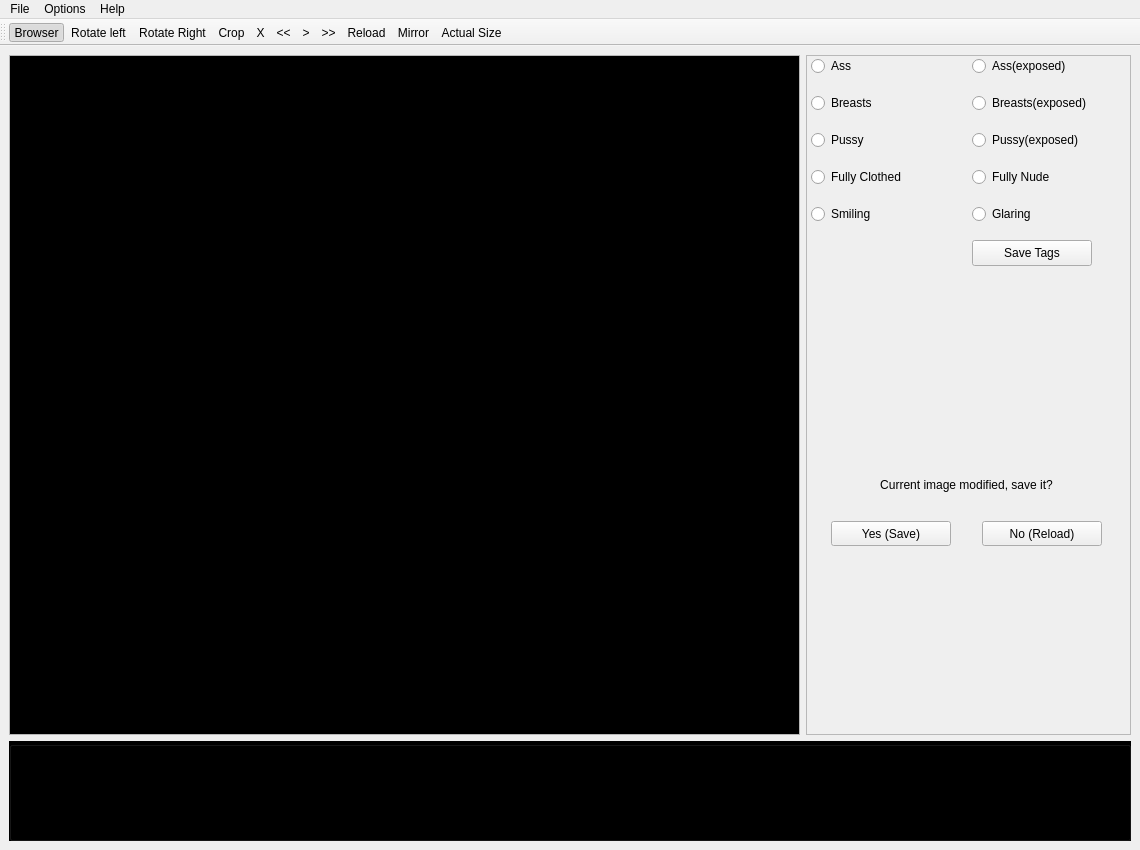
<?xml version="1.0" encoding="UTF-8"?>
<ui version="4.0">
 <class>MainWindow</class>
 <widget class="QMainWindow" name="MainWindow">
  <property name="geometry">
   <rect>
    <x>0</x>
    <y>0</y>
    <width>1140</width>
    <height>850</height>
   </rect>
  </property>
  <property name="sizePolicy">
   <sizepolicy hsizetype="Maximum" vsizetype="Maximum">
    <horstretch>0</horstretch>
    <verstretch>0</verstretch>
   </sizepolicy>
  </property>
  <property name="minimumSize">
   <size>
    <width>0</width>
    <height>0</height>
   </size>
  </property>
  <property name="maximumSize">
   <size>
    <width>1920</width>
    <height>1080</height>
   </size>
  </property>
  <property name="windowTitle">
   <string>BossyBot 2000 - Image Tagger</string>
  </property>
  <property name="styleSheet">
   <string notr="true">padding: 0px; margin: 0px;</string>
  </property>
  <widget class="QWidget" name="centralwidget">
   <property name="sizePolicy">
    <sizepolicy hsizetype="Expanding" vsizetype="Expanding">
     <horstretch>0</horstretch>
     <verstretch>0</verstretch>
    </sizepolicy>
   </property>
   <layout class="QGridLayout" name="gridLayout_3">
    <item row="0" column="0">
     <widget class="QScrollArea" name="scrollArea">
      <property name="sizeAdjustPolicy">
       <enum>QAbstractScrollArea::AdjustToContents</enum>
      </property>
      <property name="widgetResizable">
       <bool>true</bool>
      </property>
      <widget class="QWidget" name="scrollAreaWidgetContents">
       <property name="geometry">
        <rect>
         <x>0</x>
         <y>0</y>
         <width>797</width>
         <height>677</height>
        </rect>
       </property>
       <property name="sizePolicy">
        <sizepolicy hsizetype="Expanding" vsizetype="Expanding">
         <horstretch>0</horstretch>
         <verstretch>0</verstretch>
        </sizepolicy>
       </property>
       <property name="layoutDirection">
        <enum>Qt::LeftToRight</enum>
       </property>
       <property name="autoFillBackground">
        <bool>false</bool>
       </property>
       <property name="styleSheet">
        <string notr="true">background: #000;</string>
       </property>
       <layout class="QHBoxLayout" name="horizontalLayout_3">
        <item>
         <widget class="MediaLabel" name="media">
          <property name="sizePolicy">
           <sizepolicy hsizetype="Expanding" vsizetype="Expanding">
            <horstretch>0</horstretch>
            <verstretch>0</verstretch>
           </sizepolicy>
          </property>
          <property name="contextMenuPolicy">
           <enum>Qt::ActionsContextMenu</enum>
          </property>
          <property name="autoFillBackground">
           <bool>false</bool>
          </property>
          <property name="styleSheet">
           <string notr="true">background: #000;</string>
          </property>
          <property name="alignment">
           <set>Qt::AlignCenter</set>
          </property>
         </widget>
        </item>
       </layout>
      </widget>
     </widget>
    </item>
    <item row="0" column="1">
     <widget class="QFrame" name="frame">
      <property name="sizePolicy">
       <sizepolicy hsizetype="Fixed" vsizetype="MinimumExpanding">
        <horstretch>0</horstretch>
        <verstretch>0</verstretch>
       </sizepolicy>
      </property>
      <property name="minimumSize">
       <size>
        <width>325</width>
        <height>500</height>
       </size>
      </property>
      <property name="frameShape">
       <enum>QFrame::StyledPanel</enum>
      </property>
      <property name="frameShadow">
       <enum>QFrame::Plain</enum>
      </property>
      <widget class="QWidget" name="layoutWidget">
       <property name="geometry">
        <rect>
         <x>0</x>
         <y>400</y>
         <width>321</width>
         <height>91</height>
        </rect>
       </property>
       <layout class="QGridLayout" name="gridLayout" rowstretch="1,0">
        <item row="1" column="0">
         <widget class="QPushButton" name="save_button">
          <property name="sizePolicy">
           <sizepolicy hsizetype="Fixed" vsizetype="Fixed">
            <horstretch>0</horstretch>
            <verstretch>0</verstretch>
           </sizepolicy>
          </property>
          <property name="maximumSize">
           <size>
            <width>120</width>
            <height>26</height>
           </size>
          </property>
          <property name="visible">
           <bool>false</bool>
          </property>
          <property name="text">
           <string>Yes (Save)</string>
          </property>
         </widget>
        </item>
        <item row="1" column="1">
         <widget class="QPushButton" name="no_save_button">
          <property name="sizePolicy">
           <sizepolicy hsizetype="Fixed" vsizetype="Fixed">
            <horstretch>0</horstretch>
            <verstretch>0</verstretch>
           </sizepolicy>
          </property>
          <property name="maximumSize">
           <size>
            <width>120</width>
            <height>26</height>
           </size>
          </property>
          <property name="visible">
           <bool>false</bool>
          </property>
          <property name="text">
           <string>No (Reload)</string>
          </property>
         </widget>
        </item>
        <item row="0" column="0" colspan="2">
         <widget class="QLabel" name="label">
          <property name="sizePolicy">
           <sizepolicy hsizetype="Expanding" vsizetype="Maximum">
            <horstretch>0</horstretch>
            <verstretch>0</verstretch>
           </sizepolicy>
          </property>
          <property name="maximumSize">
           <size>
            <width>16777215</width>
            <height>60</height>
           </size>
          </property>
          <property name="visible">
           <bool>false</bool>
          </property>
          <property name="text">
           <string>Current image modified, save it?</string>
          </property>
          <property name="alignment">
           <set>Qt::AlignCenter</set>
          </property>
          <property name="wordWrap">
           <bool>true</bool>
          </property>
         </widget>
        </item>
       </layout>
      </widget>
      <widget class="QWidget" name="layoutWidget">
       <property name="geometry">
        <rect>
         <x>0</x>
         <y>0</y>
         <width>321</width>
         <height>213</height>
        </rect>
       </property>
       <layout class="QGridLayout" name="gridLayout_2">
        <property name="verticalSpacing">
         <number>15</number>
        </property>
        <item row="4" column="1">
         <widget class="QRadioButton" name="glaring">
          <property name="sizePolicy">
           <sizepolicy hsizetype="Fixed" vsizetype="Fixed">
            <horstretch>0</horstretch>
            <verstretch>0</verstretch>
           </sizepolicy>
          </property>
          <property name="minimumSize">
           <size>
            <width>150</width>
            <height>22</height>
           </size>
          </property>
          <property name="maximumSize">
           <size>
            <width>150</width>
            <height>22</height>
           </size>
          </property>
          <property name="text">
           <string>Glaring</string>
          </property>
          <attribute name="buttonGroup">
           <string notr="true">expression</string>
          </attribute>
         </widget>
        </item>
        <item row="0" column="1">
         <widget class="QRadioButton" name="assExposed">
          <property name="sizePolicy">
           <sizepolicy hsizetype="Fixed" vsizetype="Fixed">
            <horstretch>0</horstretch>
            <verstretch>0</verstretch>
           </sizepolicy>
          </property>
          <property name="minimumSize">
           <size>
            <width>150</width>
            <height>22</height>
           </size>
          </property>
          <property name="maximumSize">
           <size>
            <width>150</width>
            <height>22</height>
           </size>
          </property>
          <property name="text">
           <string>Ass(exposed)</string>
          </property>
          <attribute name="buttonGroup">
           <string notr="true">buttonGroup_3</string>
          </attribute>
         </widget>
        </item>
        <item row="1" column="1">
         <widget class="QRadioButton" name="breastsExposed">
          <property name="sizePolicy">
           <sizepolicy hsizetype="Fixed" vsizetype="Fixed">
            <horstretch>0</horstretch>
            <verstretch>0</verstretch>
           </sizepolicy>
          </property>
          <property name="minimumSize">
           <size>
            <width>150</width>
            <height>22</height>
           </size>
          </property>
          <property name="maximumSize">
           <size>
            <width>150</width>
            <height>22</height>
           </size>
          </property>
          <property name="text">
           <string>Breasts(exposed)</string>
          </property>
          <attribute name="buttonGroup">
           <string notr="true">buttonGroup_2</string>
          </attribute>
         </widget>
        </item>
        <item row="2" column="1">
         <widget class="QRadioButton" name="pussyExposed">
          <property name="sizePolicy">
           <sizepolicy hsizetype="Fixed" vsizetype="Fixed">
            <horstretch>0</horstretch>
            <verstretch>0</verstretch>
           </sizepolicy>
          </property>
          <property name="minimumSize">
           <size>
            <width>150</width>
            <height>22</height>
           </size>
          </property>
          <property name="maximumSize">
           <size>
            <width>150</width>
            <height>22</height>
           </size>
          </property>
          <property name="text">
           <string>Pussy(exposed)</string>
          </property>
          <attribute name="buttonGroup">
           <string notr="true">buttonGroup</string>
          </attribute>
         </widget>
        </item>
        <item row="1" column="0">
         <widget class="QRadioButton" name="breasts">
          <property name="sizePolicy">
           <sizepolicy hsizetype="Fixed" vsizetype="Fixed">
            <horstretch>0</horstretch>
            <verstretch>0</verstretch>
           </sizepolicy>
          </property>
          <property name="minimumSize">
           <size>
            <width>150</width>
            <height>22</height>
           </size>
          </property>
          <property name="maximumSize">
           <size>
            <width>150</width>
            <height>22</height>
           </size>
          </property>
          <property name="text">
           <string>Breasts</string>
          </property>
          <attribute name="buttonGroup">
           <string notr="true">buttonGroup_2</string>
          </attribute>
         </widget>
        </item>
        <item row="3" column="0">
         <widget class="QRadioButton" name="fullyClothed">
          <property name="sizePolicy">
           <sizepolicy hsizetype="Fixed" vsizetype="Fixed">
            <horstretch>0</horstretch>
            <verstretch>0</verstretch>
           </sizepolicy>
          </property>
          <property name="minimumSize">
           <size>
            <width>150</width>
            <height>22</height>
           </size>
          </property>
          <property name="maximumSize">
           <size>
            <width>150</width>
            <height>22</height>
           </size>
          </property>
          <property name="text">
           <string>Fully Clothed</string>
          </property>
          <attribute name="buttonGroup">
           <string notr="true">nudity</string>
          </attribute>
         </widget>
        </item>
        <item row="3" column="1">
         <widget class="QRadioButton" name="fullyNude">
          <property name="sizePolicy">
           <sizepolicy hsizetype="Fixed" vsizetype="Fixed">
            <horstretch>0</horstretch>
            <verstretch>0</verstretch>
           </sizepolicy>
          </property>
          <property name="minimumSize">
           <size>
            <width>150</width>
            <height>22</height>
           </size>
          </property>
          <property name="maximumSize">
           <size>
            <width>150</width>
            <height>22</height>
           </size>
          </property>
          <property name="text">
           <string>Fully Nude</string>
          </property>
          <attribute name="buttonGroup">
           <string notr="true">nudity</string>
          </attribute>
         </widget>
        </item>
        <item row="0" column="0">
         <widget class="QRadioButton" name="ass">
          <property name="sizePolicy">
           <sizepolicy hsizetype="Fixed" vsizetype="Fixed">
            <horstretch>0</horstretch>
            <verstretch>0</verstretch>
           </sizepolicy>
          </property>
          <property name="minimumSize">
           <size>
            <width>150</width>
            <height>22</height>
           </size>
          </property>
          <property name="maximumSize">
           <size>
            <width>150</width>
            <height>22</height>
           </size>
          </property>
          <property name="text">
           <string>Ass</string>
          </property>
          <attribute name="buttonGroup">
           <string notr="true">buttonGroup_3</string>
          </attribute>
         </widget>
        </item>
        <item row="2" column="0">
         <widget class="QRadioButton" name="pussy">
          <property name="sizePolicy">
           <sizepolicy hsizetype="Fixed" vsizetype="Fixed">
            <horstretch>0</horstretch>
            <verstretch>0</verstretch>
           </sizepolicy>
          </property>
          <property name="minimumSize">
           <size>
            <width>150</width>
            <height>22</height>
           </size>
          </property>
          <property name="maximumSize">
           <size>
            <width>150</width>
            <height>22</height>
           </size>
          </property>
          <property name="text">
           <string>Pussy</string>
          </property>
          <attribute name="buttonGroup">
           <string notr="true">buttonGroup</string>
          </attribute>
         </widget>
        </item>
        <item row="4" column="0">
         <widget class="QRadioButton" name="smiling">
          <property name="sizePolicy">
           <sizepolicy hsizetype="Fixed" vsizetype="Fixed">
            <horstretch>0</horstretch>
            <verstretch>0</verstretch>
           </sizepolicy>
          </property>
          <property name="minimumSize">
           <size>
            <width>150</width>
            <height>22</height>
           </size>
          </property>
          <property name="maximumSize">
           <size>
            <width>150</width>
            <height>22</height>
           </size>
          </property>
          <property name="text">
           <string>Smiling</string>
          </property>
          <attribute name="buttonGroup">
           <string notr="true">expression</string>
          </attribute>
         </widget>
        </item>
        <item row="5" column="1">
         <widget class="QPushButton" name="pushButton">
          <property name="sizePolicy">
           <sizepolicy hsizetype="Maximum" vsizetype="Fixed">
            <horstretch>0</horstretch>
            <verstretch>0</verstretch>
           </sizepolicy>
          </property>
          <property name="maximumSize">
           <size>
            <width>120</width>
            <height>26</height>
           </size>
          </property>
          <property name="text">
           <string>Save Tags</string>
          </property>
         </widget>
        </item>
       </layout>
      </widget>
      <widget class="QLabel" name="label_2">
       <property name="geometry">
        <rect>
         <x>0</x>
         <y>220</y>
         <width>325</width>
         <height>171</height>
        </rect>
       </property>
       <property name="sizePolicy">
        <sizepolicy hsizetype="Fixed" vsizetype="Expanding">
         <horstretch>0</horstretch>
         <verstretch>0</verstretch>
        </sizepolicy>
       </property>
       <property name="minimumSize">
        <size>
         <width>325</width>
         <height>0</height>
        </size>
       </property>
       <property name="maximumSize">
        <size>
         <width>325</width>
         <height>16777215</height>
        </size>
       </property>
       <property name="text">
        <string/>
       </property>
      </widget>
      <widget class="QLabel" name="label_3">
       <property name="geometry">
        <rect>
         <x>0</x>
         <y>500</y>
         <width>325</width>
         <height>211</height>
        </rect>
       </property>
       <property name="sizePolicy">
        <sizepolicy hsizetype="Fixed" vsizetype="Expanding">
         <horstretch>0</horstretch>
         <verstretch>2</verstretch>
        </sizepolicy>
       </property>
       <property name="minimumSize">
        <size>
         <width>325</width>
         <height>0</height>
        </size>
       </property>
       <property name="maximumSize">
        <size>
         <width>325</width>
         <height>16777215</height>
        </size>
       </property>
       <property name="text">
        <string/>
       </property>
      </widget>
     </widget>
    </item>
    <item row="1" column="0" colspan="2">
     <widget class="QGroupBox" name="groupBox">
      <property name="sizePolicy">
       <sizepolicy hsizetype="Expanding" vsizetype="Fixed">
        <horstretch>0</horstretch>
        <verstretch>0</verstretch>
       </sizepolicy>
      </property>
      <property name="minimumSize">
       <size>
        <width>0</width>
        <height>100</height>
       </size>
      </property>
      <property name="maximumSize">
       <size>
        <width>16777215</width>
        <height>100</height>
       </size>
      </property>
      <property name="autoFillBackground">
       <bool>false</bool>
      </property>
      <property name="styleSheet">
       <string notr="true">background: #000;</string>
      </property>
      <property name="title">
       <string/>
      </property>
      <layout class="QHBoxLayout" name="horizontalLayout"/>
     </widget>
    </item>
   </layout>
  </widget>
  <widget class="QMenuBar" name="menubar">
   <property name="geometry">
    <rect>
     <x>0</x>
     <y>0</y>
     <width>1140</width>
     <height>28</height>
    </rect>
   </property>
   <property name="sizePolicy">
    <sizepolicy hsizetype="MinimumExpanding" vsizetype="Maximum">
     <horstretch>0</horstretch>
     <verstretch>0</verstretch>
    </sizepolicy>
   </property>
   <property name="minimumSize">
    <size>
     <width>0</width>
     <height>0</height>
    </size>
   </property>
   <property name="maximumSize">
    <size>
     <width>16777215</width>
     <height>30</height>
    </size>
   </property>
   <widget class="QMenu" name="menuFile">
    <property name="title">
     <string>File</string>
    </property>
    <addaction name="actionOpen"/>
    <addaction name="actionExit"/>
   </widget>
   <widget class="QMenu" name="menuOptions">
    <property name="title">
     <string>Options</string>
    </property>
   </widget>
   <widget class="QMenu" name="menuHelp">
    <property name="title">
     <string>Help</string>
    </property>
   </widget>
   <addaction name="menuFile"/>
   <addaction name="menuOptions"/>
   <addaction name="menuHelp"/>
  </widget>
  <widget class="QToolBar" name="toolBar">
   <property name="sizePolicy">
    <sizepolicy hsizetype="Expanding" vsizetype="Fixed">
     <horstretch>0</horstretch>
     <verstretch>0</verstretch>
    </sizepolicy>
   </property>
   <property name="minimumSize">
    <size>
     <width>0</width>
     <height>27</height>
    </size>
   </property>
   <property name="maximumSize">
    <size>
     <width>16777215</width>
     <height>27</height>
    </size>
   </property>
   <property name="windowTitle">
    <string>toolBar</string>
   </property>
   <attribute name="toolBarArea">
    <enum>TopToolBarArea</enum>
   </attribute>
   <attribute name="toolBarBreak">
    <bool>false</bool>
   </attribute>
   <addaction name="actionBrowser"/>
   <addaction name="actionRotate_left"/>
   <addaction name="actionRotate_Right"/>
   <addaction name="actionCrop"/>
   <addaction name="actionDelete"/>
   <addaction name="previous"/>
   <addaction name="actionPlay"/>
   <addaction name="next"/>
   <addaction name="actionReload"/>
   <addaction name="actionMirror"/>
   <addaction name="actionActual_Size"/>
  </widget>
  <action name="previous">
   <property name="icon">
    <iconset>
     <normalon>:/:/icons/icons/previous.png</normalon>
    </iconset>
   </property>
   <property name="text">
    <string>&lt;&lt;</string>
   </property>
   <property name="toolTip">
    <string>View the previous slide.</string>
   </property>
   <property name="shortcut">
    <string>Left</string>
   </property>
  </action>
  <action name="next">
   <property name="icon">
    <iconset>
     <normalon>:/:/icons/icons/next.png</normalon>
    </iconset>
   </property>
   <property name="text">
    <string>&gt;&gt;</string>
   </property>
   <property name="toolTip">
    <string>View the next slide.</string>
   </property>
   <property name="shortcut">
    <string>Right</string>
   </property>
  </action>
  <action name="actionRotate_left">
   <property name="icon">
    <iconset>
     <normalon>:/:/icons/icons/rotate_left.png</normalon>
    </iconset>
   </property>
   <property name="text">
    <string>Rotate left</string>
   </property>
   <property name="shortcut">
    <string>,</string>
   </property>
  </action>
  <action name="actionRotate_Right">
   <property name="icon">
    <iconset>
     <normalon>:/:/icons/icons/rotate_right.png</normalon>
    </iconset>
   </property>
   <property name="text">
    <string>Rotate Right</string>
   </property>
   <property name="shortcut">
    <string>.</string>
   </property>
  </action>
  <action name="actionPlay">
   <property name="icon">
    <iconset>
     <normalon>:/:/icons/icons/play_tagger.png</normalon>
    </iconset>
   </property>
   <property name="text">
    <string>&gt;</string>
   </property>
   <property name="shortcut">
    <string>Space</string>
   </property>
  </action>
  <action name="actionCrop">
   <property name="text">
    <string>Crop</string>
   </property>
  </action>
  <action name="actionReload">
   <property name="text">
    <string>Reload</string>
   </property>
   <property name="shortcut">
    <string>F5</string>
   </property>
  </action>
  <action name="actionExit">
   <property name="text">
    <string>Exit</string>
   </property>
  </action>
  <action name="actionMirror">
   <property name="text">
    <string>Mirror</string>
   </property>
  </action>
  <action name="actionDelete">
   <property name="icon">
    <iconset>
     <normalon>:/:/icons/icons/delete.png</normalon>
    </iconset>
   </property>
   <property name="text">
    <string>X</string>
   </property>
   <property name="shortcut">
    <string>Del</string>
   </property>
  </action>
  <action name="actionActual_Size">
   <property name="text">
    <string>Actual Size</string>
   </property>
  </action>
  <action name="actionBrowser">
   <property name="checkable">
    <bool>true</bool>
   </property>
   <property name="checked">
    <bool>true</bool>
   </property>
   <property name="text">
    <string>Browser</string>
   </property>
  </action>
  <action name="actionOpen">
   <property name="text">
    <string>Open</string>
   </property>
  </action>
 </widget>
 <customwidgets>
  <customwidget>
   <class>MediaLabel</class>
   <extends>QLabel</extends>
   <header>my_label</header>
  </customwidget>
 </customwidgets>
 <resources>
  <include location="tagger_ui2.qrc"/>
 </resources>
 <connections>
  <connection>
   <sender>no_save_button</sender>
   <signal>clicked()</signal>
   <receiver>actionReload</receiver>
   <slot>trigger()</slot>
   <hints>
    <hint type="sourcelabel">
     <x>796</x>
     <y>492</y>
    </hint>
    <hint type="destinationlabel">
     <x>-1</x>
     <y>-1</y>
    </hint>
   </hints>
  </connection>
  <connection>
   <sender>no_save_button</sender>
   <signal>clicked()</signal>
   <receiver>no_save_button</receiver>
   <slot>hide()</slot>
   <hints>
    <hint type="sourcelabel">
     <x>796</x>
     <y>492</y>
    </hint>
    <hint type="destinationlabel">
     <x>796</x>
     <y>492</y>
    </hint>
   </hints>
  </connection>
  <connection>
   <sender>no_save_button</sender>
   <signal>clicked()</signal>
   <receiver>save_button</receiver>
   <slot>hide()</slot>
   <hints>
    <hint type="sourcelabel">
     <x>796</x>
     <y>492</y>
    </hint>
    <hint type="destinationlabel">
     <x>694</x>
     <y>492</y>
    </hint>
   </hints>
  </connection>
  <connection>
   <sender>save_button</sender>
   <signal>clicked()</signal>
   <receiver>no_save_button</receiver>
   <slot>hide()</slot>
   <hints>
    <hint type="sourcelabel">
     <x>694</x>
     <y>492</y>
    </hint>
    <hint type="destinationlabel">
     <x>796</x>
     <y>492</y>
    </hint>
   </hints>
  </connection>
  <connection>
   <sender>save_button</sender>
   <signal>clicked()</signal>
   <receiver>save_button</receiver>
   <slot>hide()</slot>
   <hints>
    <hint type="sourcelabel">
     <x>694</x>
     <y>492</y>
    </hint>
    <hint type="destinationlabel">
     <x>694</x>
     <y>492</y>
    </hint>
   </hints>
  </connection>
  <connection>
   <sender>actionMirror</sender>
   <signal>triggered()</signal>
   <receiver>save_button</receiver>
   <slot>show()</slot>
   <hints>
    <hint type="sourcelabel">
     <x>-1</x>
     <y>-1</y>
    </hint>
    <hint type="destinationlabel">
     <x>694</x>
     <y>492</y>
    </hint>
   </hints>
  </connection>
  <connection>
   <sender>actionMirror</sender>
   <signal>triggered()</signal>
   <receiver>no_save_button</receiver>
   <slot>show()</slot>
   <hints>
    <hint type="sourcelabel">
     <x>-1</x>
     <y>-1</y>
    </hint>
    <hint type="destinationlabel">
     <x>796</x>
     <y>492</y>
    </hint>
   </hints>
  </connection>
  <connection>
   <sender>actionRotate_Right</sender>
   <signal>triggered()</signal>
   <receiver>no_save_button</receiver>
   <slot>show()</slot>
   <hints>
    <hint type="sourcelabel">
     <x>-1</x>
     <y>-1</y>
    </hint>
    <hint type="destinationlabel">
     <x>796</x>
     <y>492</y>
    </hint>
   </hints>
  </connection>
  <connection>
   <sender>actionRotate_Right</sender>
   <signal>triggered()</signal>
   <receiver>save_button</receiver>
   <slot>show()</slot>
   <hints>
    <hint type="sourcelabel">
     <x>-1</x>
     <y>-1</y>
    </hint>
    <hint type="destinationlabel">
     <x>694</x>
     <y>492</y>
    </hint>
   </hints>
  </connection>
  <connection>
   <sender>actionRotate_left</sender>
   <signal>triggered()</signal>
   <receiver>save_button</receiver>
   <slot>show()</slot>
   <hints>
    <hint type="sourcelabel">
     <x>-1</x>
     <y>-1</y>
    </hint>
    <hint type="destinationlabel">
     <x>694</x>
     <y>492</y>
    </hint>
   </hints>
  </connection>
  <connection>
   <sender>actionRotate_left</sender>
   <signal>triggered()</signal>
   <receiver>no_save_button</receiver>
   <slot>show()</slot>
   <hints>
    <hint type="sourcelabel">
     <x>-1</x>
     <y>-1</y>
    </hint>
    <hint type="destinationlabel">
     <x>796</x>
     <y>492</y>
    </hint>
   </hints>
  </connection>
  <connection>
   <sender>save_button</sender>
   <signal>clicked()</signal>
   <receiver>label</receiver>
   <slot>hide()</slot>
   <hints>
    <hint type="sourcelabel">
     <x>866</x>
     <y>392</y>
    </hint>
    <hint type="destinationlabel">
     <x>977</x>
     <y>394</y>
    </hint>
   </hints>
  </connection>
  <connection>
   <sender>no_save_button</sender>
   <signal>clicked()</signal>
   <receiver>label</receiver>
   <slot>hide()</slot>
   <hints>
    <hint type="sourcelabel">
     <x>866</x>
     <y>392</y>
    </hint>
    <hint type="destinationlabel">
     <x>977</x>
     <y>394</y>
    </hint>
   </hints>
  </connection>
  <connection>
   <sender>actionRotate_left</sender>
   <signal>triggered()</signal>
   <receiver>label</receiver>
   <slot>show()</slot>
   <hints>
    <hint type="sourcelabel">
     <x>-1</x>
     <y>-1</y>
    </hint>
    <hint type="destinationlabel">
     <x>977</x>
     <y>394</y>
    </hint>
   </hints>
  </connection>
  <connection>
   <sender>actionRotate_Right</sender>
   <signal>triggered()</signal>
   <receiver>label</receiver>
   <slot>show()</slot>
   <hints>
    <hint type="sourcelabel">
     <x>-1</x>
     <y>-1</y>
    </hint>
    <hint type="destinationlabel">
     <x>977</x>
     <y>394</y>
    </hint>
   </hints>
  </connection>
  <connection>
   <sender>actionMirror</sender>
   <signal>triggered()</signal>
   <receiver>label</receiver>
   <slot>show()</slot>
   <hints>
    <hint type="sourcelabel">
     <x>-1</x>
     <y>-1</y>
    </hint>
    <hint type="destinationlabel">
     <x>977</x>
     <y>394</y>
    </hint>
   </hints>
  </connection>
  <connection>
   <sender>actionBrowser</sender>
   <signal>toggled(bool)</signal>
   <receiver>groupBox</receiver>
   <slot>setVisible(bool)</slot>
   <hints>
    <hint type="sourcelabel">
     <x>-1</x>
     <y>-1</y>
    </hint>
    <hint type="destinationlabel">
     <x>570</x>
     <y>801</y>
    </hint>
   </hints>
  </connection>
 </connections>
 <buttongroups>
  <buttongroup name="nudity"/>
  <buttongroup name="expression"/>
  <buttongroup name="buttonGroup"/>
  <buttongroup name="buttonGroup_2"/>
  <buttongroup name="buttonGroup_3"/>
 </buttongroups>
</ui>
